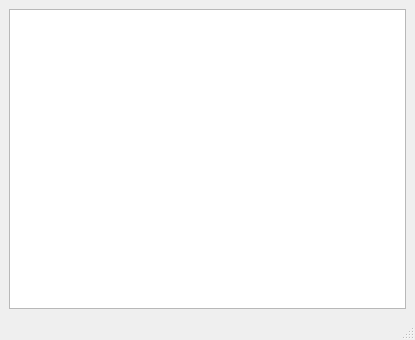
<?xml version="1.0" encoding="UTF-8"?>
<ui version="4.0">
 <class>main</class>
 <widget class="QMainWindow" name="main">
  <property name="geometry">
   <rect>
    <x>0</x>
    <y>0</y>
    <width>415</width>
    <height>340</height>
   </rect>
  </property>
  <property name="windowTitle">
   <string>qddb</string>
  </property>
  <widget class="QWidget" name="centralwidget">
   <layout class="QVBoxLayout" name="verticalLayout">
    <item>
     <widget class="QGraphicsView" name="gv"/>
    </item>
   </layout>
  </widget>
  <widget class="QMenuBar" name="menubar">
   <property name="geometry">
    <rect>
     <x>0</x>
     <y>0</y>
     <width>415</width>
     <height>28</height>
    </rect>
   </property>
  </widget>
  <widget class="QStatusBar" name="statusbar"/>
 </widget>
 <resources/>
 <connections/>
</ui>
